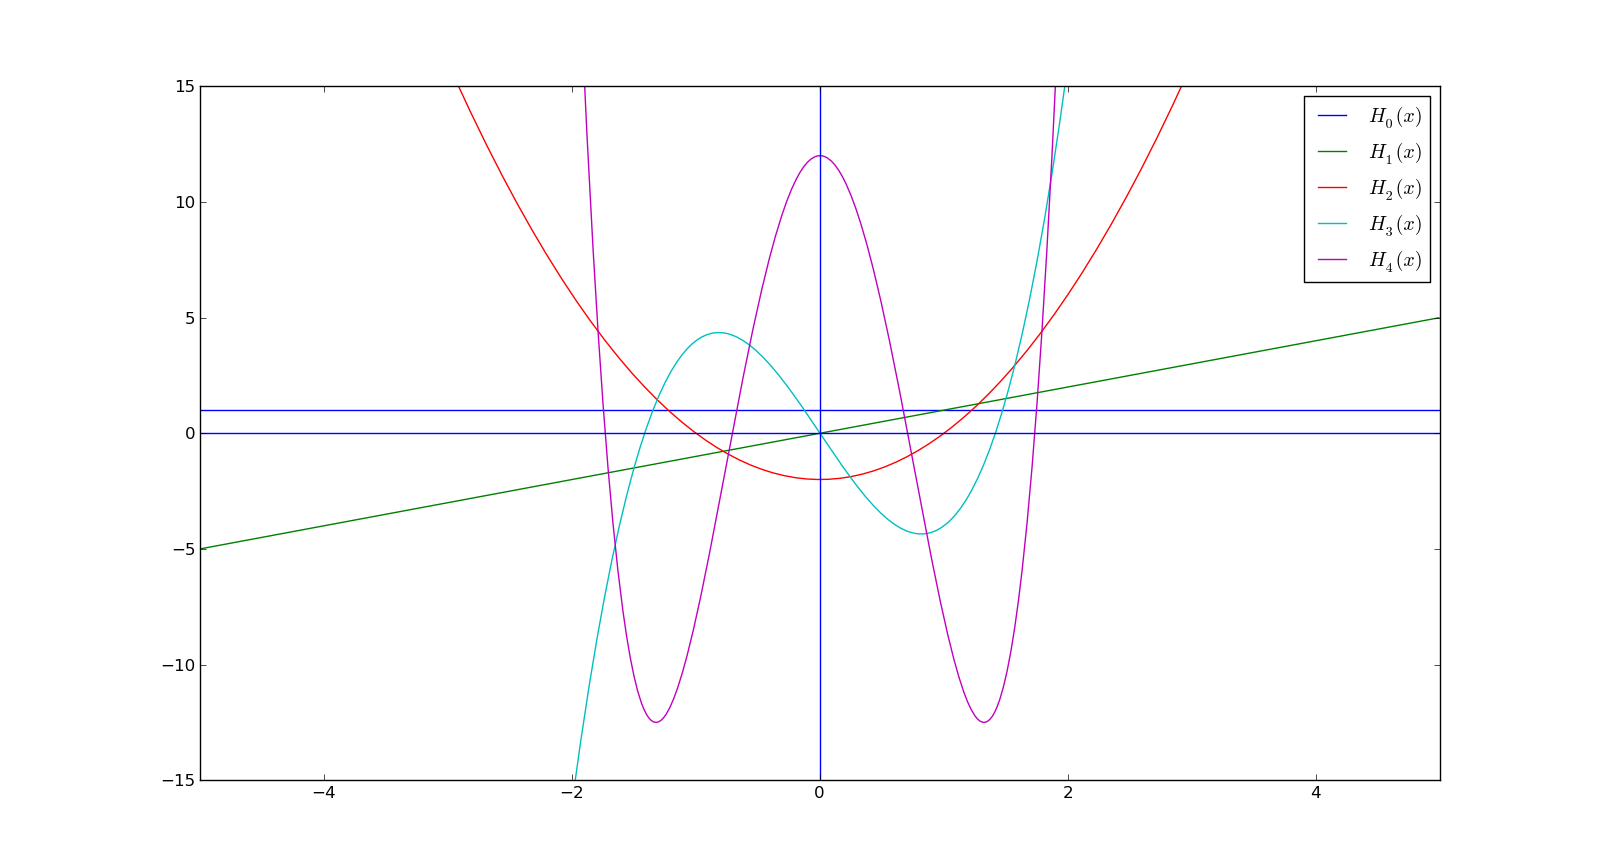

The script that drew this image:
import numpy as np
import matplotlib.pyplot as plt
from math import sqrt, pi, e

def PI(): return 3.1415;

def fact(x):
    if x == 0:
        return 1;

    return x*fact(x-1)

def H_0(x):
    return 1

def H_1(x):
    return x

def H(x, n):
    
    if n == 1:
        return H_1(x)
    if n == 0:
        return x-x+1

    return 2*x*H(x, n-1) - 2*(n-1)*H(x, n-2)

def psi_n(x, n):
    Cn = 1/(2**n*fact(n)*x*sqrt(pi))
    
    return e**(-1/2*x*x)*H(x, n);

t1 = np.arange(-5.0, 5.0, 0.01)

plt.figure(1)

for j in range(0,5):
    print j
    
    plt.plot(t1, H(t1, j), label='$H_%s(x)$' % j)

    #plt.plot(t1, psi_n(t1, j), label='$\psi_{%s}$' % j)

    #plt.plot(t1, psi_n(t1, j)*psi_n(t1, j), label='$\psi_{%s}^2$' % j)


plt.legend()
#plt.grid(color='b', linestyle='-', linewidth=0.5);
plt.axhline(0, -5, 5)
plt.axvline(0, -15, 15)
plt.axis([-5, 5, -15, 15])
#plt.axis([-3, 3, -4, 14])
#plt.axis([-3, 3, -4, 20])
plt.savefig("some.png")
